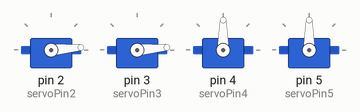
A sketch run on a simulated Arduino Uno, built with avr-gcc and run on an emulated ATmega328P. Parts: 4 × servo.

Above: at 0.05 s.
At 2.0 s:
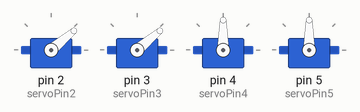
At 4.05 s:
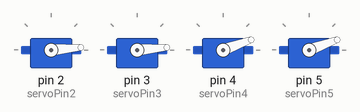
At 6.0 s:
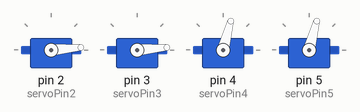
Timing chart, 0 to 7.8 s (numbered marks = the images above):
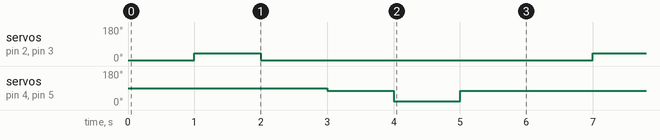

The sketch:

hat_test.ino
```cpp
// Include the Servo library
// Jocelyn Su, 2023 Booth Game
#include <Servo.h>
// Declare the Servo pin
int servoPin2 = 2;
int servoPin3 = 3;
int servoPin4 = 4;
int servoPin5 = 5;

// Create a servo object
Servo mouth1;
Servo mouth2;
Servo brows1;
Servo brows2;

void setup() {
   // We need to attach the servo to the used pin number
   mouth1.attach(servoPin2);
   mouth2.attach(servoPin3);
   brows1.attach(servoPin4);
   brows2.attach(servoPin5);

}
void loop(){
   // Make servo2 go to 0 degrees


      mouth1.write(5);
      mouth2.write(5);
      delay(1000);

      mouth1.write(40);
      mouth2.write(40);
      delay(1000);
      mouth1.write(5);
      mouth2.write(5);
      delay(1000);

     brows1.write(75);
      brows2.write(75);
      delay(1000);

      brows1.write(20);
      brows2.write(20);
      delay(1000);

     brows1.write(75);
      brows2.write(75);
      delay(1000);


}
```

Measured:
- by itself, servo on pin 2 (servoPin2), servo on pin 3 (servoPin3): alternates 40° for 1.0 s and 5° for 5.0 s
- by itself, servo on pin 4 (servoPin4), servo on pin 5 (servoPin5): repeats every 6.0 s: 20° 1.0 s, 75° 5.0 s
